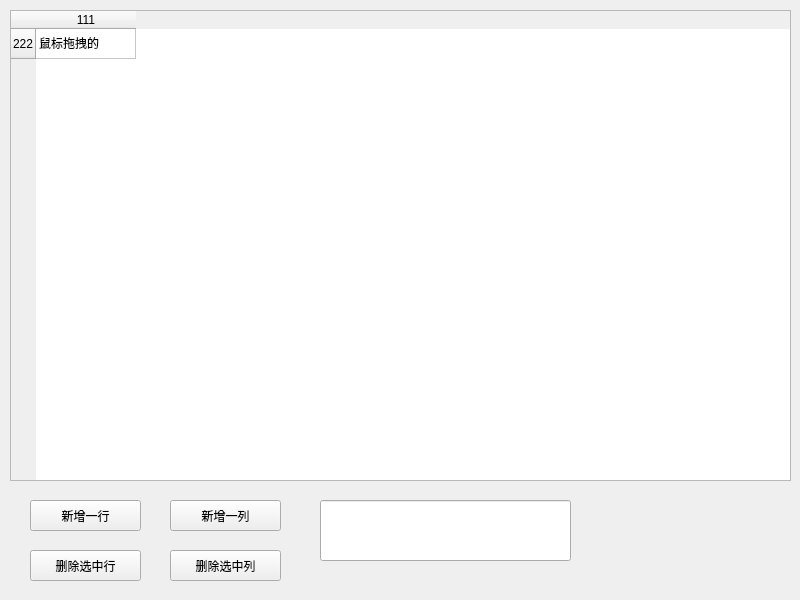
<?xml version="1.0" encoding="UTF-8"?>
<ui version="4.0">
 <class>Widget</class>
 <widget class="QWidget" name="Widget">
  <property name="geometry">
   <rect>
    <x>0</x>
    <y>0</y>
    <width>800</width>
    <height>600</height>
   </rect>
  </property>
  <property name="windowTitle">
   <string>Widget</string>
  </property>
  <widget class="QTableWidget" name="tableWidget">
   <property name="geometry">
    <rect>
     <x>10</x>
     <y>10</y>
     <width>781</width>
     <height>471</height>
    </rect>
   </property>
   <row>
    <property name="text">
     <string>222</string>
    </property>
   </row>
   <column>
    <property name="text">
     <string>111</string>
    </property>
   </column>
   <item row="0" column="0">
    <property name="text">
     <string>鼠标拖拽的</string>
    </property>
   </item>
  </widget>
  <widget class="QPushButton" name="pushButton_insert_row">
   <property name="geometry">
    <rect>
     <x>30</x>
     <y>500</y>
     <width>111</width>
     <height>31</height>
    </rect>
   </property>
   <property name="text">
    <string>新增一行</string>
   </property>
  </widget>
  <widget class="QPushButton" name="pushButton_intsert_column">
   <property name="geometry">
    <rect>
     <x>170</x>
     <y>500</y>
     <width>111</width>
     <height>31</height>
    </rect>
   </property>
   <property name="text">
    <string>新增一列</string>
   </property>
  </widget>
  <widget class="QPushButton" name="pushButton_delete_column">
   <property name="geometry">
    <rect>
     <x>170</x>
     <y>550</y>
     <width>111</width>
     <height>31</height>
    </rect>
   </property>
   <property name="text">
    <string>删除选中列</string>
   </property>
  </widget>
  <widget class="QPushButton" name="pushButton_delete_row">
   <property name="geometry">
    <rect>
     <x>30</x>
     <y>550</y>
     <width>111</width>
     <height>31</height>
    </rect>
   </property>
   <property name="text">
    <string>删除选中行</string>
   </property>
  </widget>
  <widget class="QLineEdit" name="lineEdit">
   <property name="geometry">
    <rect>
     <x>320</x>
     <y>500</y>
     <width>251</width>
     <height>61</height>
    </rect>
   </property>
  </widget>
 </widget>
 <resources/>
 <connections/>
</ui>
